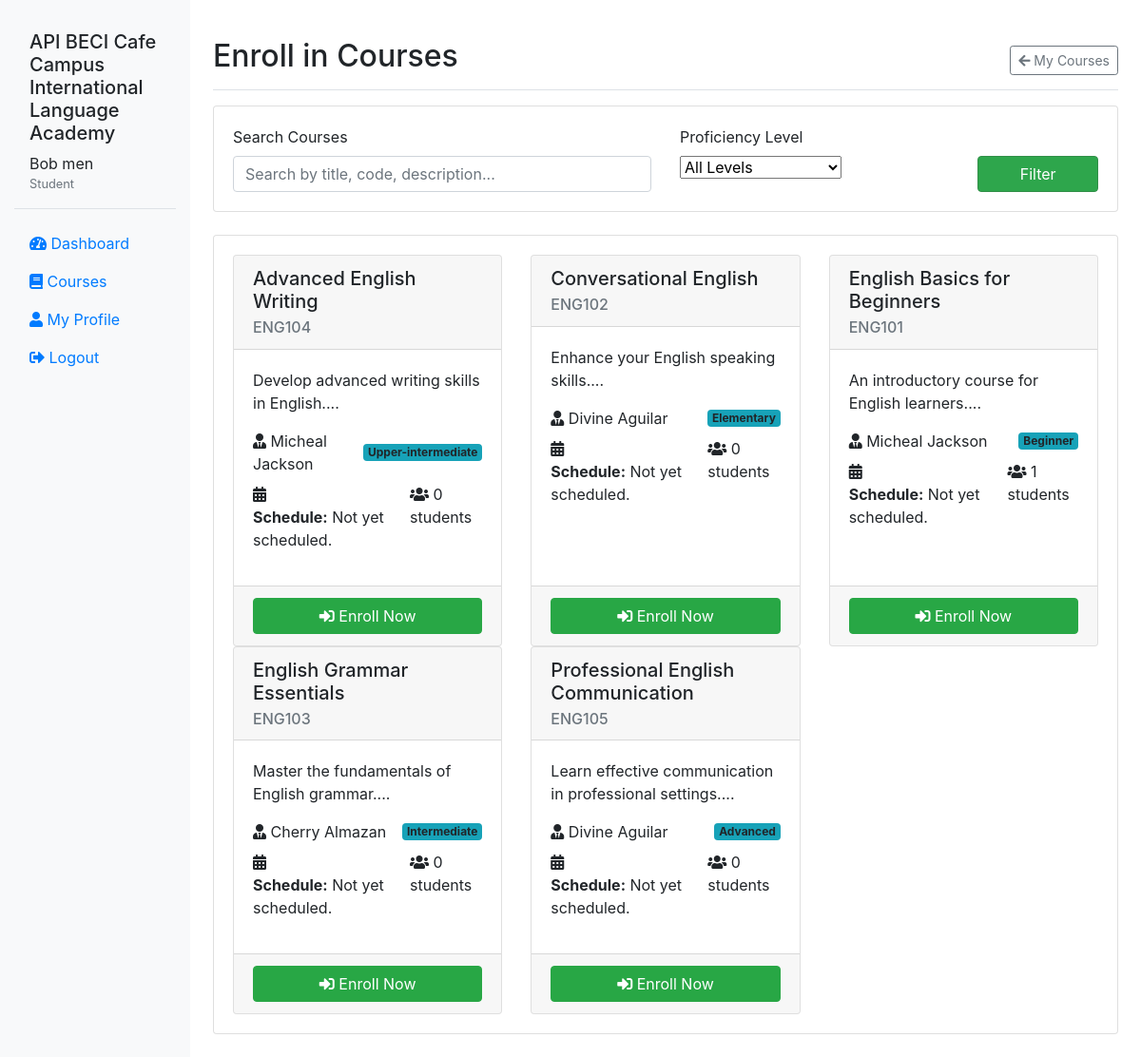
Page /student/enroll.php (signed in) on the committed database.
### tables this page shows
CREATE TABLE `users` (
  `user_id` int(11) NOT NULL,
  `username` varchar(50) NOT NULL,
  `password` varchar(255) NOT NULL,
  `email` varchar(100) NOT NULL,
  `first_name` varchar(50) NOT NULL,
  `last_name` varchar(50) NOT NULL,
  `role` enum('admin','teacher','student','librarian') NOT NULL,
  `profile_picture` varchar(255) DEFAULT NULL,
  `bio` text DEFAULT NULL,
  `date_registered` datetime DEFAULT current_timestamp(),
  `last_login` datetime DEFAULT NULL,
  `status` enum('active','inactive','suspended') DEFAULT 'active',
  `reset_token` varchar(255) DEFAULT NULL,
  `reset_expires` datetime DEFAULT NULL
);

CREATE TABLE `courses` (
  `course_id` int(11) NOT NULL,
  `course_code` varchar(20) NOT NULL,
  `title` varchar(100) NOT NULL,
  `description` text DEFAULT NULL,
  `level` enum('beginner','elementary','intermediate','upper-intermediate','advanced','proficiency') NOT NULL,
  `credits` int(11) DEFAULT 1,
  `duration` int(11) DEFAULT NULL COMMENT 'Duration in weeks',
  `creator_id` int(11) NOT NULL COMMENT 'Teacher who created the course',
  `status` enum('active','inactive') DEFAULT 'active' COMMENT 'If inactive, only visible to creator',
  `created_at` datetime DEFAULT current_timestamp(),
  `updated_at` datetime DEFAULT NULL ON UPDATE current_timestamp()
);

### includes/auth.php (called while the page is built, shortened)
<?php
require_once 'db.php';
class Auth {
    public static function isLoggedIn() {
        return isset($_SESSION['user_id']);
    }
    public static function getCurrentUser() {
        $sql = "SELECT * FROM users WHERE user_id = :user_id";
        $user = db()->fetch($sql, ['user_id' => $_SESSION['user_id']]);
        if ($user) {
            unset($user['password']);
        }
        return $user;
    }
    public static function hasRole($roles) {
        $user = self::getCurrentUser();
        return $user['role'] === $roles;
    }
}

### includes/db.php (called while the page is built, shortened)
<?php
class Database {
    private $conn;
    private static $instance = null;
    private function __construct() {
        try {
            $this->conn = new PDO(
                "mysql:host=" . DB_HOST . ";dbname=" . DB_NAME . ";charset=utf8",
                DB_USER,
                DB_PASS,
                [
                    PDO::ATTR_ERRMODE => PDO::ERRMODE_EXCEPTION,
                    PDO::ATTR_DEFAULT_FETCH_MODE => PDO::FETCH_ASSOC,
                    PDO::ATTR_EMULATE_PREPARES => true
                ]
            );
        } catch (PDOException $e) {
            if (DEBUG_MODE) {
                die("Database Connection Error: " . $e->getMessage());
            } else {
                die("Database connection failed. Please try again later.");
            }
        }
    }
    public static function getInstance() {
        if (self::$instance === null) {
            self::$instance = new self();
        }
        return self::$instance;
    }
    public function query($sql, $params = []) {
        try {
            $stmt = $this->conn->prepare($sql);
            $stmt->execute($params);
            return $stmt;
        } catch (PDOException $e) {
            if (DEBUG_MODE) {
                die("Query Error: " . $e->getMessage() . " in query: " . $sql);
            } else {
                die("An error occurred while processing your request.");
            }
        }
    }
    public function fetch($sql, $params = []) {
        $stmt = $this->query($sql, $params);
        return $stmt->fetch();
    }
    public function fetchAll($sql, $params = []) {
        $stmt = $this->query($sql, $params);
        return $stmt->fetchAll();
    }
}
function db() {
    return Database::getInstance();
}

### student/enroll.php (the view, shortened to what this page needs)
<?php
require_once '../includes/db.php';
require_once '../includes/auth.php';
if (!Auth::isLoggedIn() || !Auth::hasRole('student')) {
    setFlashMessage('error', 'You do not have permission to access this page');
    redirect('../user/login.php');
}
$user = Auth::getCurrentUser();
$student_id = $user['user_id'];
$availableCourses = db()->fetchAll(
    "SELECT
        c.course_id,
        c.title,
        c.course_code,
        c.description,
        c.level,
        c.status,
        c.created_at,
        u.first_name,
        u.last_name,
        COUNT(DISTINCT e.enrollment_id) AS student_count,
        GROUP_CONCAT(DISTINCT CONCAT(
            cs.day_of_week, ' ',
            TIME_FORMAT(cs.start_time, '%H:%i'), '-',
            TIME_FORMAT(cs.end_time, '%H:%i'),
            ' at ', cs.location
        ) ORDER BY cs.day_of_week SEPARATOR '; ') AS schedule
    FROM courses c
    JOIN course_teachers ct ON c.course_id = ct.course_id AND ct.is_active = TRUE
    JOIN users u ON ct.teacher_id = u.user_id
    LEFT JOIN course_schedule cs ON cs.course_teacher_id = ct.course_teacher_id
    LEFT JOIN enrollments e
        ON e.course_id = c.course_id
        AND e.status != 'dropped'
    WHERE c.status = 'active'
    AND NOT EXISTS (
        SELECT 1 FROM enrollments e2
        WHERE e2.course_id = c.course_id
        AND e2.student_id = :student_id
        AND e2.status != 'dropped'
    )
    GROUP BY c.course_id, ct.teacher_id
    ORDER BY c.title ASC",
    ['student_id' => $student_id]
);
$search = $_GET['search'] ?? '';
$level = $_GET['level'] ?? 'all';
$page = isset($_GET['page']) ? (int)$_GET['page'] : 1;
$perPage = 9;
$total = count($availableCourses);
$totalPages = ceil($total / $perPage);
$page = max(1, min($page, $totalPages));
$offset = ($page - 1) * $perPage;
$paginatedCourses = array_slice($availableCourses, $offset, $perPage);
?>
<!DOCTYPE html>
<html lang="en">
<head>
    <link rel="stylesheet" href="https://stackpath.bootstrapcdn.com/bootstrap/4.5.2/css/bootstrap.min.css">
    <link rel="stylesheet" href="https://cdnjs.cloudflare.com/ajax/libs/font-awesome/5.15.1/css/all.min.css">
    <link rel="stylesheet" href="../public/assets/style.css">
</head>
<body>
    <div class="container-fluid">
        <div class="row">
            <?php include '../includes/sidebar.php'; ?>
            <main class="col-md-9 ms-sm-auto col-lg-10 px-md-4 py-4">
                <div class="d-flex justify-content-between flex-wrap flex-md-nowrap align-items-center pt-3 pb-2 mb-3 border-bottom">
                    <h1 class="h2">Enroll in Courses</h1>
                    <div class="btn-toolbar mb-2 mb-md-0">
                        <a href="index.php" class="btn btn-sm btn-outline-secondary">
                            <i class="fas fa-arrow-left"></i> My Courses
                        </a>
                    </div>
                </div>
                <div class="card mb-4">
                    <div class="card-body">
                        <form action="" method="GET" class="row g-3">
                            <div class="col-md-6">
                                <label for="search" class="form-label">Search Courses</label>
                                <input type="text" class="form-control" id="search" name="search"
                                       value="<?php echo htmlspecialchars($search); ?>" placeholder="Search by title, code, description...">
                            </div>
                            <div class="col-md-4">
                                <label for="level" class="form-label">Proficiency Level</label>
                                <select class="form-select" id="level" name="level">
                                    <option value="all" <?php if($level == 'all') echo 'selected'; ?>>All Levels</option>
                                </select>
                            </div>
                            <div class="col-md-2 d-flex align-items-end">
                                <button type="submit" class="btn btn-primary w-100">Filter</button>
                            </div>
                        </form>
                    </div>
                </div>
                <div class="card">
                    <div class="card-body">
                        <?php if (count($paginatedCourses) > 0): ?>
                            <div class="row row-cols-1 row-cols-md-2 row-cols-xl-3 g-4">
                                <?php foreach ($paginatedCourses as $course): ?>
                                    <div class="col">
                                        <div class="card h-100">
                                            <div class="card-header">
                                                <h5 class="card-title"><?php echo $course['title']; ?></h5>
                                                <h6 class="card-subtitle text-muted"><?php echo $course['course_code']; ?></h6>
                                            </div>
                                            <div class="card-body">
                                                <p class="card-text"><?php echo substr($course['description'], 0, 150); ?>...</p>
                                                <div class="d-flex justify-content-between align-items-center mb-2">
                                                    <span><i class="fas fa-user-tie"></i> <?php echo $course['first_name'] . ' ' . $course['last_name']; ?></span>
                                                    <span class="badge bg-info"><?php echo ucfirst($course['level']); ?></span>
                                                </div>
                                                <div class="d-flex justify-content-between">
                                                    <span><i class="fas fa-calendar-alt"></i>
                                                        <?php if (!empty($course['schedule'])): ?>
                                                        <p><strong>Schedule:</strong><br>
                                                        <?php
                                                        $scheduleItems = explode('; ', $course['schedule']);
                                                        foreach ($scheduleItems as $item) {
                                                            echo '- ' . htmlspecialchars($item) . '<br>';
                                                        }
                                                        ?>
                                                        </p>
                                                        <?php else: ?>
                                                        <p><strong>Schedule:</strong> Not yet scheduled.</p>
                                                    <?php endif; ?></span>
                                                    <span><i class="fas fa-users"></i> <?php echo $course['student_count']; ?> students</span>
                                                </div>
                                            </div>
                                            <div class="card-footer d-grid">
                                                <form action="" method="POST">
                                                    <button type="submit" name="enroll" class="btn btn-success w-100">
                                                        <i class="fas fa-sign-in-alt"></i> Enroll Now
                                                    </button>
                                                </form>
                                            </div>
                                        </div>
                                    </div>
                                <?php endforeach; ?>
                            </div>
                        <?php else: ?>
                            <div class="alert alert-info">
                                No available courses found. Please check back later for new courses.
                            </div>
                        <?php endif; ?>
                    </div>
                </div>
            </main>
        </div>
    </div>
</body>
</html>

### includes/sidebar.php (shortened to what this page needs)
<?php
$user = Auth::getCurrentUser();
$currentPage = basename($_SERVER['PHP_SELF']);
?>
<nav id="sidebar" class="col-md-3 col-lg-2 d-md-block bg-light sidebar collapse">
    <div class="position-sticky pt-3">
        <div class="sidebar-header p-3 mb-3 border-bottom">
            <h5><?php echo APP_NAME; ?></h5>
            <div class="user-info">
                <div>
                    <?php echo $user['first_name'] . ' ' . $user['last_name']; ?>
                    <small class="d-block text-muted"><?php echo ucfirst($user['role']); ?></small>
                </div>
            </div>
        </div>
        <ul class="nav flex-column">
            <?php if ($user['role'] == 'admin'): ?>
                <li class="nav-item">
                    <a class="nav-link <?php echo $currentPage == 'index.php' ? 'active' : ''; ?>" href="../admin/index.php">
                        <i class="fas fa-tachometer-alt"></i> Dashboard
                    </a>
                </li>
                <li class="nav-item">
                    <a class="nav-link <?php echo $currentPage == 'users.php' && strpos($_SERVER['REQUEST_URI'], 'users') !== false ? 'active' : ''; ?>" href="../admin/users.php">
                        <i class="fas fa-users"></i> Users
                    </a>
                </li>
                <li class="nav-item">
                    <a class="nav-link <?php echo $currentPage == 'courses.php' && strpos($_SERVER['REQUEST_URI'], 'courses') !== false ? 'active' : ''; ?>" href="../admin/courses.php">
                        <i class="fas fa-book"></i> Courses
                    </a>
                </li>
            <?php elseif ($user['role'] == 'student'): ?>
                <li class="nav-item">
                    <a class="nav-link <?php echo $currentPage == 'index.php' ? 'active' : ''; ?>" href="../student/index.php">
                        <i class="fas fa-tachometer-alt"></i> Dashboard
                    </a>
                <li class="nav-item">
                    <a class="nav-link <?php echo $currentPage == 'courses.php' ? 'active' : ''; ?>" href="../student/courses.php">
                        <i class="fas fa-book"></i> Courses
                    </a>
                </li>
            <?php endif; ?>
            <li class="nav-item">
                <a class="nav-link" href="../user/profile.php">
                    <i class="fas fa-user"></i> My Profile
                </a>
            </li>
            <li class="nav-item">
                <a class="nav-link" href="../user/logout.php">
                    <i class="fas fa-sign-out-alt"></i> Logout
                </a>
            </li>
        </ul>
    </div>
</nav>

### public/assets/style.css (style rules this page uses)
.btn-primary { color: #fff; background-color: #2ea64c; border-color: #318f48; }

### rows in the picture
users: first_name "Bob", last_name "men", role "Student"
courses: title "Advanced English Writing", course_code "ENG104", description "Develop advanced writing skills in English.", first_name "Micheal", last_name "Jackson", level "Upper-intermediate", student_count "0"
courses: title "Conversational English", course_code "ENG102", description "Enhance your English speaking skills.", first_name "Divine", last_name "Aguilar", level "Elementary", student_count "0"
courses: title "English Basics for Beginners", course_code "ENG101", description "An introductory course for English learners.", first_name "Micheal", last_name "Jackson", level "Beginner", student_count "1"
courses: title "English Grammar Essentials", course_code "ENG103", description "Master the fundamentals of English grammar.", first_name "Cherry", last_name "Almazan", level "Intermediate", student_count "0"
courses: title "Professional English Communication", course_code "ENG105", description "Learn effective communication in professional settings.", first_name "Divine", last_name "Aguilar", level "Advanced", student_count "0"

### other values in the picture
APP_NAME "API BECI Cafe Campus International Language Academy"
